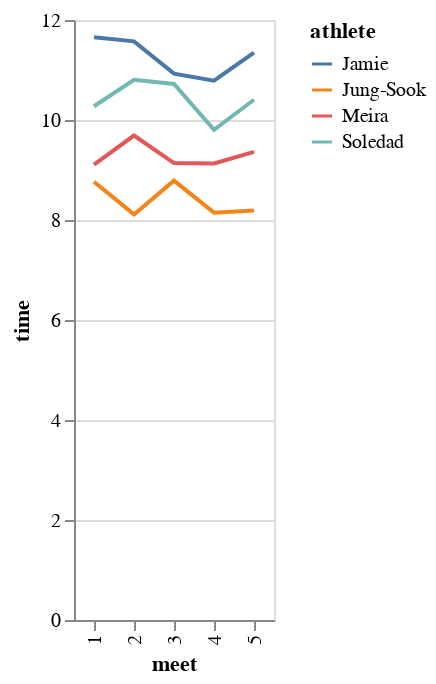

Notebook cell for this chart:
### Markdown cell above
* Chart - All the data
* Mark - Show as a line graph
* Encode - Let the x be meet (ordinal) and y be times (quantitative) and the color be the athlete (nominal)

### Code cell
chart = (alt.Chart(df)
           .mark_line())
chart = chart.encode(color = "athlete",
                   x = "meet:O",
                   y = "time:Q")
chart

### Figure 1 — Vega-Lite specification as saved in the notebook (floating-point values rounded to 4 significant figures)
{"config": {"view": {"continuousWidth": 400, "continuousHeight": 300}}, "data": {"name": "data-8387b6cfec8f0f69b7e2f33196ad6d27"}, "mark": "line", "encoding": {"color": {"type": "nominal", "field": "athlete"}, "x": {"type": "ordinal", "field": "meet"}, "y": {"type": "quantitative", "field": "time"}}, "$schema": "https://vega.github.io/schema/vega-lite/v4.8.1.json", "datasets": {"data-8387b6cfec8f0f69b7e2f33196ad6d27": [{"athlete": "Soledad", "meet": 1, "time": 10.27, "image": "https://srush.github.io/BT-AI/image1.jpeg"}, {"athlete": "Soledad", "meet": 2, "time": 10.8, "image": "https://srush.github.io/BT-AI/image1.jpeg"}, {"athlete": "Soledad", "meet": 3, "time": 10.72, "image": "https://srush.github.io/BT-AI/image1.jpeg"}, {"athlete": "Soledad", "meet": 4, "time": 9.804, "image": "https://srush.github.io/BT-AI/image1.jpeg"}, {"athlete": "Soledad", "meet": 5, "time": 10.4, "image": "https://srush.github.io/BT-AI/image1.jpeg"}, {"athlete": "Jamie", "meet": 1, "time": 11.66, "image": "https://srush.github.io/BT-AI/image2.jpeg"}, {"athlete": "Jamie", "meet": 2, "time": 11.57, "image": "https://srush.github.io/BT-AI/image2.jpeg"}, {"athlete": "Jamie", "meet": 3, "time": 10.93, "image": "https://srush.github.io/BT-AI/image2.jpeg"}, {"athlete": "Jamie", "meet": 4, "time": 10.79, "image": "https://srush.github.io/BT-AI/image2.jpeg"}, {"athlete": "Jamie", "meet": 5, "time": 11.35, "image": "https://srush.github.io/BT-AI/image2.jpeg"}, {"athlete": "Meira", "meet": 1, "time": 9.109, "image": "https://srush.github.io/BT-AI/image3.jpeg"}, {"athlete": "Meira", "meet": 2, "time": 9.69, "image": "https://srush.github.io/BT-AI/image3.jpeg"}, {"athlete": "Meira", "meet": 3, "time": 9.14, "image": "https://srush.github.io/BT-AI/image3.jpeg"}, {"athlete": "Meira", "meet": 4, "time": 9.13, "image": "https://srush.github.io/BT-AI/image3.jpeg"}, {"athlete": "Meira", "meet": 5, "time": 9.361, "image": "https://srush.github.io/BT-AI/image3.jpeg"}, {"athlete": "Jung-Sook", "meet": 1, "time": 8.764, "image": "https://srush.github.io/BT-AI/image4.jpeg"}, {"athlete": "Jung-Sook", "meet": 2, "time": 8.112, "image": "https://srush.github.io/BT-AI/image4.jpeg"}, {"athlete": "Jung-Sook", "meet": 3, "time": 8.787, "image": "https://srush.github.io/BT-AI/image4.jpeg"}, {"athlete": "Jung-Sook", "meet": 4, "time": 8.148, "image": "https://srush.github.io/BT-AI/image4.jpeg"}, {"athlete": "Jung-Sook", "meet": 5, "time": 8.19, "image": "https://srush.github.io/BT-AI/image4.jpeg"}]}}
